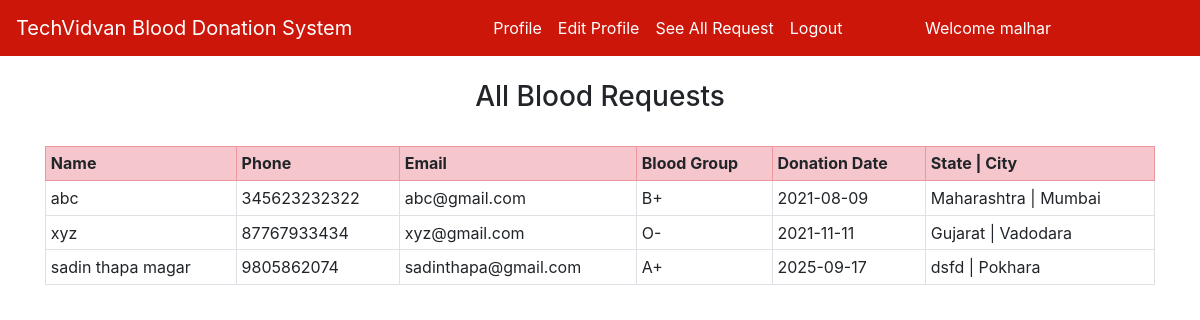
Screenshot of /see_all_request/ (signed in) with the database file from the repository.
### home/models.py (models this page shows, shortened)
class RequestBlood(models.Model):
    name = models.CharField(max_length=100)
    email = models.EmailField()
    phone = models.CharField(max_length=20)
    state = models.CharField(max_length=200, blank=True)
    city = models.CharField(max_length=300, blank=True)
    address = models.CharField(max_length=500, blank=True)
    blood_group = models.ForeignKey(BloodGroup, on_delete=models.CASCADE)
    date = models.CharField(max_length=100, blank=True)

class BloodGroup(models.Model):
    name = models.CharField(max_length=5)
    def __str__(self):
        return self.name

### home/views.py (the view)
# urls.py: path("see_all_request/", views.see_all_request, name="see_all_request"),
def see_all_request(request):
    requests = RequestBlood.objects.all()
    return render(request, "see_all_request.html", {'requests':requests})

### home/templates/see_all_request.html (shortened to what this page needs)
{% extends 'base.html' %}
{% block body %}
<div class="container">
{% if requests %}
<h3 class="text-center">All Blood Requests</h3>
<br>
<table class="table table-sm table-bordered">
  <tr class="table-danger">
    <th>Name</th>
    <th>Phone</th>
    <th>Email</th>
    <th>Blood Group</th>
    <th>Donation Date</th>
    <th>State | City</th>
  </tr>
  {% for i in requests %}
    <tr>
      <td>{{i.name}}</td>
      <td>{{i.phone}}</td>
      <td>{{i.email}}</td>
      <td>{{i.blood_group}}</td>
      <td>{{i.date}}</td>
      <td>{{i.state}} | {{i.city}}</td>
    </tr>
  {% endfor %}
</table>
{% else %}
<h2>No Blood Request Available</h2>
{% endif %}
</div>
{% endblock %}

### home/templates/base.html (shortened to what this page needs)
<!doctype html>
<html lang="en">
<head>
    <link rel="stylesheet" href="https://stackpath.bootstrapcdn.com/bootstrap/4.5.0/css/bootstrap.min.css"
>
</head>
<body>
    <nav class="navbar navbar-expand-lg navbar-dark sticky-top">
        <a class="navbar-brand" href="/">TechVidvan Blood Donation System</a>
        <div class="collapse navbar-collapse" id="navbarNavAltMarkup">
            <div class="container w-75">
            <div class="navbar-nav">
                {% if request.user.is_authenticated %}
                <a class="nav-item nav-link active" href="/profile/">Profile</a>
                <a class="nav-item nav-link active" href="/edit_profile/">Edit Profile</a>
                <a class="nav-item nav-link active" href="/see_all_request/">See All Request</a>
                <a class="nav-item nav-link active" href="/logout/">Logout</a>
                {% endif %}
            </div>
            {% if request.user.is_authenticated %}
            <a href="#" class="nav-item nav-link active" style="color: white;">Welcome {{request.user}}</a>
            {% endif %}
        </div>
        </div>
    </nav><br>
        {% block body %}
        {% endblock %}
</body>
</html>

### home/templates/base.html (style rules this page uses)
.navbar { background-color: #cc1609; }

### rows the page displays
RequestBlood: name "abc", phone "345623232322", email "abc@gmail.com", blood_group "B+", date "2021-08-09", state "Maharashtra", city "Mumbai"
RequestBlood: name "xyz", phone "87767933434", email "xyz@gmail.com", blood_group "O-", date "2021-11-11", state "Gujarat", city "Vadodara"
RequestBlood: name "sadin thapa magar", phone "9805862074", email "sadinthapa@gmail.com", blood_group "A+", date "2025-09-17", state "dsfd", city "Pokhara"

### other values shown
{{ request.user }} "malhar"
